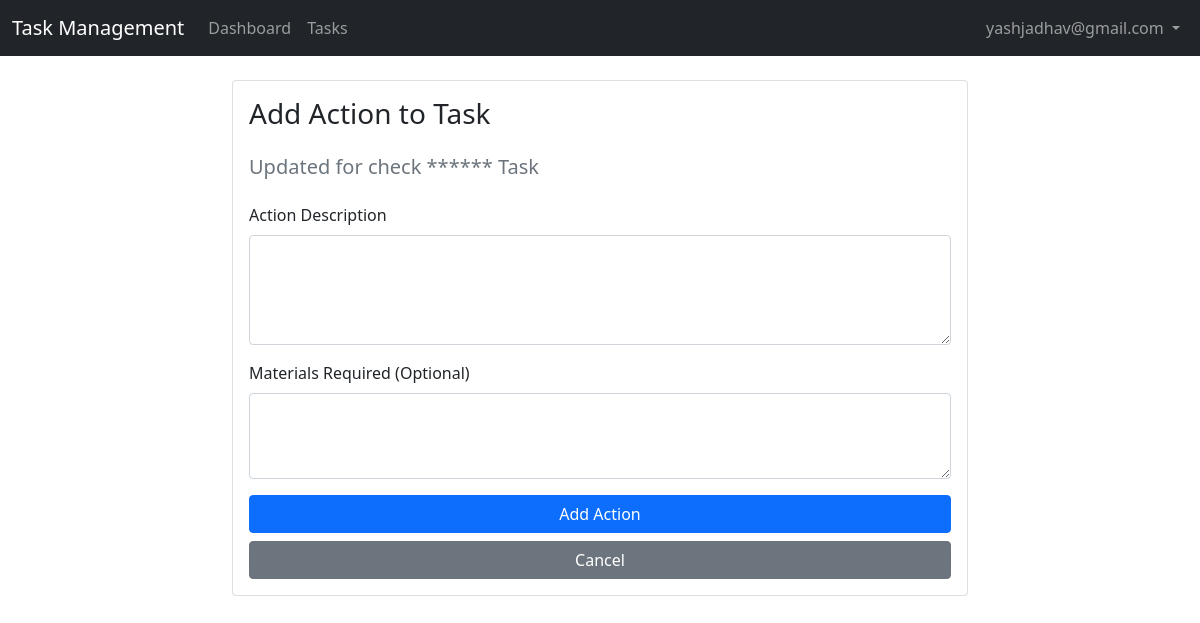
The page /tasks/3/actions/add/ (signed in) on the database its author committed.
### account/models.py (models this page shows, shortened)
class CustomUser(AbstractBaseUser, PermissionsMixin):
    email = models.EmailField(unique=True)
    first_name = models.CharField(max_length=30, blank=True, null=True)
    last_name = models.CharField(max_length=30, blank=True, null=True)
    username = models.CharField(max_length=30, blank=True, null=True)
    password = models.CharField(max_length=128, blank=True, null=True)
    user_type = models.ForeignKey(
        UserType, on_delete=models.CASCADE, null=True,blank=True, related_name="custom_user_type"
    )
    is_active = models.BooleanField(default=True)
    is_staff = models.BooleanField(default=False)
    is_deleted = models.BooleanField(default=False)
    created_at = models.DateTimeField(auto_now_add=True)
    updated_at = models.DateTimeField(auto_now=True)
    is_password_created = models.BooleanField(default=False)
    forget_password_secret = models.CharField(max_length = 128 ,blank=True, null=True)
    forget_password_secret_expire_time = models.DateTimeField(null= True,blank=True)
    objects = CustomUserManager()
    REQUIRED_FIELDS = []
    USERNAME_FIELD = "email"

class Task(models.Model):
    STATUS_CHOICES = (
        ('PENDING', 'Pending'),
        ('IN_PROGRESS', 'In Progress'),
        ('COMPLETED', 'Completed'),
    )
    PRIORITY_CHOICES = (
        ('low', 'Low'),
        ('medium', 'Medium'),
        ('high', 'High'),
    )
    title = models.CharField(max_length=200)
    description = models.TextField()
    status = models.CharField(max_length=20, choices=STATUS_CHOICES, default='PENDING')
    priority = models.CharField(max_length=20, choices=PRIORITY_CHOICES, default='low')
    assigned_to = models.ForeignKey(
        'CustomUser',
        on_delete=models.CASCADE,
        related_name='assigned_tasks'
    )
    assigned_by = models.ForeignKey(
        'CustomUser',
        on_delete=models.CASCADE,
        related_name='created_tasks'
    )
    location = models.ForeignKey(
        'Location',
        on_delete=models.SET_NULL,
        null=True,
        blank=True
    )
    deadline = models.DateTimeField()
    created_at = models.DateTimeField(auto_now_add=True)
    updated_at = models.DateTimeField(auto_now=True)
    class Meta:
        ordering = ['-created_at']

### account/views.py (the view, shortened to what this page needs)
# urls.py: path('tasks/<int:task_id>/actions/add/', views.task_action_create, name='task_action_create'),
@login_required
def task_action_create(request, task_id):
    task = get_object_or_404(Task, pk=task_id)
    if not (request.user == task.assigned_to or request.user.user_type.can_assign_task):
        messages.error(request, 'You do not have permission to add actions to this task.')
        return redirect('task_detail', pk=task_id)
    return render(request, 'account/task_action_form.html', {'task': task})

### account/templates/account/task_action_form.html (shortened to what this page needs)
{% extends 'base.html' %}
{% block content %}
<div class="container">
    <div class="row justify-content-center">
        <div class="col-md-8">
            <div class="card">
                <div class="card-body">
                    <h3 class="card-title mb-4">Add Action to Task</h3>
                    <h5 class="text-muted mb-4">{{ task.title }}</h5>
                    <form method="post" enctype="multipart/form-data">
                        <div class="mb-3">
                            <label for="action_description" class="form-label">Action Description</label>
                            <textarea class="form-control" id="action_description"
                                    name="action_description" rows="4" required></textarea>
                        </div>
                        <div class="mb-3">
                            <label for="materials_required" class="form-label">Materials Required (Optional)</label>
                            <textarea class="form-control" id="materials_required"
                                    name="materials_required" rows="3"></textarea>
                        </div>
                        <div class="d-grid gap-2">
                            <button type="submit" class="btn btn-primary">Add Action</button>
                            <a href="{% url 'task_detail' task.id %}" class="btn btn-secondary">Cancel</a>
                        </div>
                    </form>
                </div>
            </div>
        </div>
    </div>
</div>
{% endblock %}

### account/templates/base.html (shortened to what this page needs)
<!DOCTYPE html>
<html lang="en">
<head>
    <link href="https://cdn.jsdelivr.net/npm/bootstrap@5.1.3/dist/css/bootstrap.min.css" rel="stylesheet">
    <link href="https://cdnjs.cloudflare.com/ajax/libs/font-awesome/5.15.4/css/all.min.css" rel="stylesheet">
</head>
<body>
    {% if user.is_authenticated %}
    <nav class="navbar navbar-expand-lg navbar-dark bg-dark">
        <div class="container-fluid">
            <a class="navbar-brand" href="{% url 'dashboard' %}">Task Management</a>
            <div class="collapse navbar-collapse" id="navbarNav">
                <ul class="navbar-nav me-auto">
                    <li class="nav-item">
                        <a class="nav-link" href="{% url 'dashboard' %}">Dashboard</a>
                    </li>
                    <li class="nav-item">
                        <a class="nav-link" href="{% url 'task_list' %}">Tasks</a>
                    </li>
                </ul>
                <ul class="navbar-nav">
                    <li class="nav-item dropdown">
                        <a class="nav-link dropdown-toggle" href="#" id="navbarDropdown" role="button"
                           data-bs-toggle="dropdown" aria-expanded="false">
                            {{ user.get_full_name|default:user.email }}
                        </a>
                    </li>
                </ul>
            </div>
        </div>
    </nav>
    {% endif %}
    <main class="py-4">
        {% block content %}{% endblock %}
    </main>
</body>
</html>

### rows shown on the page
CustomUser: get_full_name "yashjadhav@gmail.com"
Task: title "Updated for check ****** Task"
